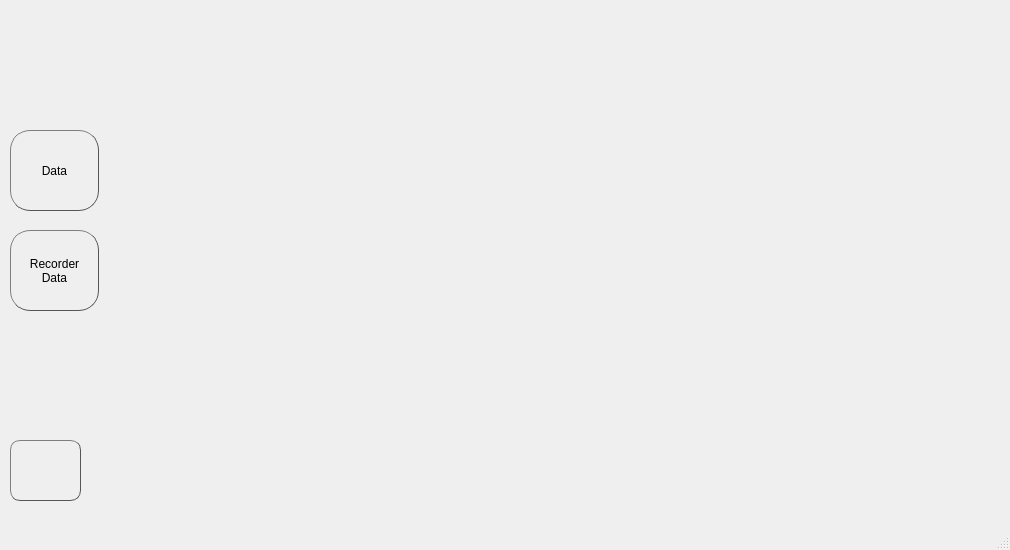
<?xml version="1.0" encoding="UTF-8"?>
<ui version="4.0">
 <class>MainWindow</class>
 <widget class="QMainWindow" name="MainWindow">
  <property name="geometry">
   <rect>
    <x>0</x>
    <y>0</y>
    <width>1010</width>
    <height>550</height>
   </rect>
  </property>
  <property name="sizePolicy">
   <sizepolicy hsizetype="Fixed" vsizetype="Fixed">
    <horstretch>0</horstretch>
    <verstretch>0</verstretch>
   </sizepolicy>
  </property>
  <property name="minimumSize">
   <size>
    <width>1010</width>
    <height>550</height>
   </size>
  </property>
  <property name="maximumSize">
   <size>
    <width>1010</width>
    <height>550</height>
   </size>
  </property>
  <property name="windowTitle">
   <string>UNAM Aero Design 2020</string>
  </property>
  <property name="windowIcon">
   <iconset>
    <normaloff>iconos/Icono4.png</normaloff>iconos/Icono4.png</iconset>
  </property>
  <property name="styleSheet">
   <string notr="true">padding:0px;
</string>
  </property>
  <property name="iconSize">
   <size>
    <width>12</width>
    <height>12</height>
   </size>
  </property>
  <property name="documentMode">
   <bool>true</bool>
  </property>
  <property name="dockNestingEnabled">
   <bool>true</bool>
  </property>
  <property name="unifiedTitleAndToolBarOnMac">
   <bool>true</bool>
  </property>
  <widget class="QWidget" name="centralwidget">
   <widget class="QPushButton" name="btn_Datos">
    <property name="geometry">
     <rect>
      <x>10</x>
      <y>130</y>
      <width>89</width>
      <height>81</height>
     </rect>
    </property>
    <property name="styleSheet">
     <string notr="true">QPushButton {
/*color: #333;*/
border: 1px solid #555;
border-radius: 20px;
border-style: outset;
/*background: qradialgradient(
cx: 0.3, cy: -0.4, fx: 0.3, fy: -0.4,
radius: 1.35, stop: 0 #fff, stop: 1 #888
);*/
padding: 5px;
}

QPushButton:hover {
background: qradialgradient(
cx: 0.3, cy: -0.4, fx: 0.3, fy: -0.4,
radius: 1.35, stop: 0 #fff, stop: 1 #bbb
);
}

QPushButton:pressed {
border-style: inset;
background: qradialgradient(
cx: 0.4, cy: -0.1, fx: 0.4, fy: -0.1,
radius: 1.35, stop: 0 #fff, stop: 1 #ddd
);
}</string>
    </property>
    <property name="text">
     <string>Data</string>
    </property>
   </widget>
   <widget class="QPushButton" name="btn_RecorderData">
    <property name="geometry">
     <rect>
      <x>10</x>
      <y>230</y>
      <width>89</width>
      <height>81</height>
     </rect>
    </property>
    <property name="styleSheet">
     <string notr="true">QPushButton {
/*color: #333;*/
border: 1px solid #555;
border-radius: 20px;
border-style: outset;
/*background: qradialgradient(
cx: 0.3, cy: -0.4, fx: 0.3, fy: -0.4,
radius: 1.35, stop: 0 #fff, stop: 1 #888
);*/
padding: 5px;
}

QPushButton:hover {
background: qradialgradient(
cx: 0.3, cy: -0.4, fx: 0.3, fy: -0.4,
radius: 1.35, stop: 0 #fff, stop: 1 #bbb
);
}

QPushButton:pressed {
border-style: inset;
background: qradialgradient(
cx: 0.4, cy: -0.1, fx: 0.4, fy: -0.1,
radius: 1.35, stop: 0 #fff, stop: 1 #ddd
);
}</string>
    </property>
    <property name="text">
     <string>Recorder
Data</string>
    </property>
   </widget>
   <widget class="QStackedWidget" name="listaPantallas">
    <property name="geometry">
     <rect>
      <x>130</x>
      <y>0</y>
      <width>861</width>
      <height>501</height>
     </rect>
    </property>
    <property name="toolTipDuration">
     <number>0</number>
    </property>
    <property name="styleSheet">
     <string notr="true">padding:0px;


</string>
    </property>
    <property name="frameShape">
     <enum>QFrame::NoFrame</enum>
    </property>
    <property name="frameShadow">
     <enum>QFrame::Plain</enum>
    </property>
    <property name="currentIndex">
     <number>-1</number>
    </property>
   </widget>
   <widget class="QPushButton" name="btn_Arduino">
    <property name="geometry">
     <rect>
      <x>10</x>
      <y>440</y>
      <width>71</width>
      <height>61</height>
     </rect>
    </property>
    <property name="styleSheet">
     <string notr="true">
QPushButton {
border: 1px solid #555;
border-radius: 10px;
border-image: url(:/AeroImagenes/ImagesAero/AeroHome.png);
border-style: outset;
padding: 5px;
}
QPushButton:hover {
border: 1px solid #555;
border-radius: 10px;
border-style: outset;
border-image: url(:/AeroImagenes/ImagesAero/AeroCasa1.png);
padding: 5px;
}

QPushButton:pressed {
border: 1px solid #555;
border-radius: 10px;
border-style: outset;
border-image: url(:/AeroImagenes/ImagesAero/AeroHome.png);
padding: 5px;
}
</string>
    </property>
    <property name="text">
     <string/>
    </property>
   </widget>
  </widget>
  <widget class="QMenuBar" name="menubar">
   <property name="geometry">
    <rect>
     <x>0</x>
     <y>0</y>
     <width>1010</width>
     <height>22</height>
    </rect>
   </property>
  </widget>
  <widget class="QStatusBar" name="statusbar"/>
 </widget>
 <resources>
  <include location="imagenes.qrc"/>
 </resources>
 <connections/>
</ui>
